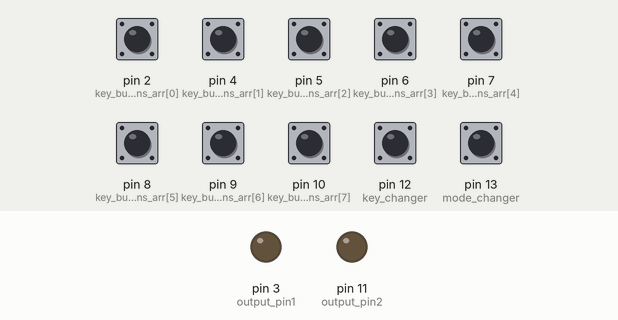
Recording of a sketch running on a simulated Arduino Uno, built with avr-gcc and run on an emulated ATmega328P. Shown: output pins drawn as LEDs (lit = HIGH). The inputs (shaded band) are chosen by the test bench; at power-on: pin 2 (key_buttons_arr[0]), pin 4 (key_buttons_arr[1]), pin 5 (key_buttons_arr[2]), pin 6 (key_buttons_arr[3]), pin 7 (key_buttons_arr[4]), pin 8 (key_buttons_arr[5]), pin 9 (key_buttons_arr[6]), pin 10 (key_buttons_arr[7]), pin 12 (key_changer), pin 13 (mode_changer) HIGH.

Above: at 1.2 s.
1.3 s: pin 2 (key_buttons_arr[0]) pulled LOW for 0.15 s
At 2.2 s:
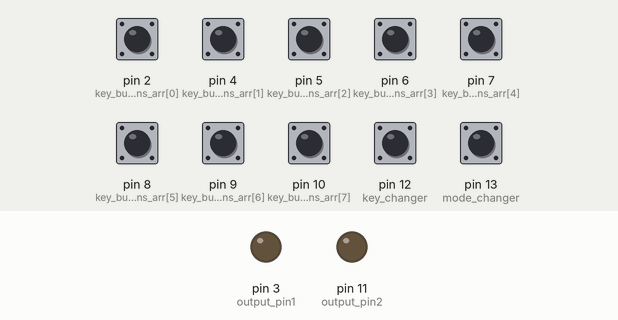
3.0 s: pin 4 (key_buttons_arr[1]) pulled LOW for 0.15 s
At 3.5 s:
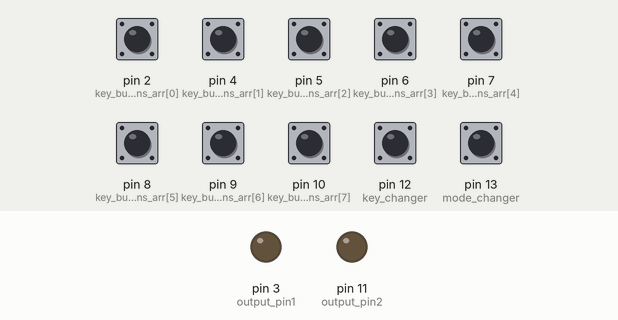
4.7 s: pin 5 (key_buttons_arr[2]) pulled LOW for 0.15 s
At 6.0 s:
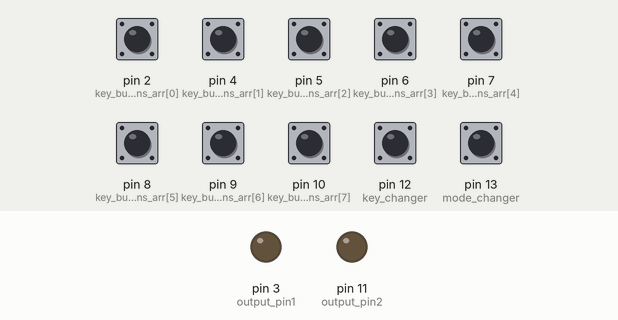
6.4 s: pin 6 (key_buttons_arr[3]) pulled LOW for 0.15 s
At 7.3 s:
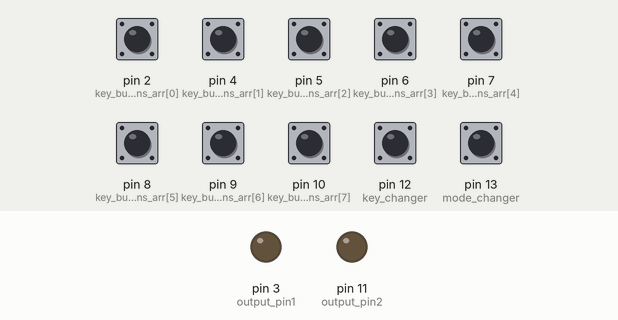
8.1 s: pin 7 (key_buttons_arr[4]) pulled LOW for 0.15 s
At 8.6 s:
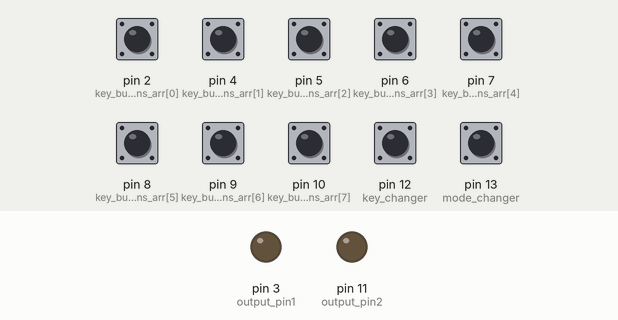
9.8 s: pin 8 (key_buttons_arr[5]) pulled LOW for 0.15 s
At 11.0 s:
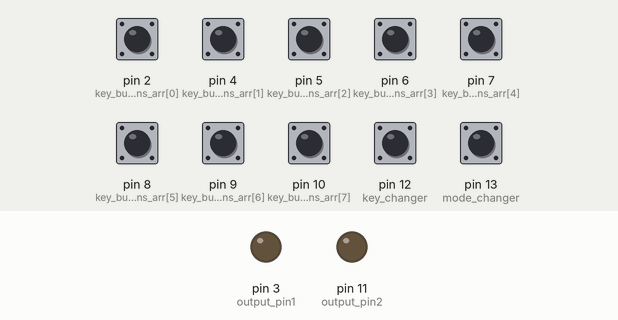
Timing chart, 0 to 12.5 s (numbered marks = the images above; inputs shaded):
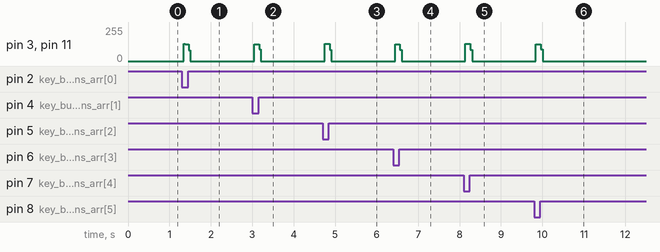

The sketch:

One_key_simple_piano.ino
```cpp
//ASEEM THAPA
//SIMPLE ONE NOTE,ONE KEY KEYBOARD WITH MODALITY AND KEY CENTER CHANGE FUNCTIONS

//DEFINE GLOBAL VARIABLE:
int key_buttons_arr[8] = {2,4,5,6,7,8,9,10};   //DEFINE PIN NOs. for the 8 buttons used as notes
int output_pin1 = 3;                           //DEFINE PIN NO. for speaker 1
int output_pin2 = 11;                          //DEFINE PIN NO. for speaker 2
int mode_changer = 13;                         //DEFINE PIN NO. for modality change (supports minor <-> major)
int key_changer = 12;                          //DEFINE PIN NO. for key changer
//THIS ARRAY DEFINES THE FREQUENCIES FOR ALL NOTES FROM A4 to G#6 (NOTE: frequencies have to adjusted a little bit due to inconsistencies in the timer)----->
int notes_freq[24] = {460,500,530,565,600,640,670,715,760,810,870,925,980,1050,1120,1190,1260,1340,1420,1530,1630,1760,1880,2000}; //24 notes span starting from A5.
//THESE NEXT PARAMETERS ARE DEFINED TO DEFAULT VALUES----------------->
bool setup_complete = false;                   //USED FOR DEBUG
int key_sig = 0;                               //0 = default key center A, example: 1 will be A#. SUPPORTS UPTO A VALUE OF 11 (G#)
bool is_major = false;                         //for major key this value is true for minor key is false

//SETUP ALL PINS------------------------------------------------------>
void setup() {
  //SETUP SPEAKERS------------------>
  pinMode(output_pin1, OUTPUT);
  pinMode(output_pin2, OUTPUT);
  //SETUP ALL PUSHBUTTONS----------->
  pinMode(key_changer, INPUT_PULLUP);
  pinMode(mode_changer,INPUT_PULLUP);
  int i = 0;
  for (i = 0; i < 8; i++)
  {
    pinMode(key_buttons_arr[i], INPUT_PULLUP);
  }
  setup_complete = true;
}

//FUNCTION TO PLAY A GIVEN FREQUENCY:->
void playfreq(int freq)
{
   int f_time = 500000/freq;         //f = 1/T <=> T = 1/f (in seconds) <=> T = 1000000/f (in us) <=> T for on/off is half of this value (50%) duty cycle
   //USING BOTH SPEAKERS AS DEFAULT:->
   digitalWrite(output_pin1, HIGH);
   digitalWrite(output_pin2, HIGH);
   delayMicroseconds(f_time);
   digitalWrite(output_pin1, LOW);
   digitalWrite(output_pin2, LOW);
   delayMicroseconds(f_time);
}

void loop() {
  //IF ANY BUTTON IS PRESSED PLAY CORRESPONDING NOTE:
  if (digitalRead(key_buttons_arr[0]) == LOW)
  {
    playfreq(notes_freq[key_sig]);
  }
  if (digitalRead(key_buttons_arr[1]) == LOW)
  {
    playfreq(notes_freq[key_sig+2]);
  }
  if (digitalRead(key_buttons_arr[2]) == LOW)
  {
    if(is_major) playfreq(notes_freq[key_sig+4]);
    else playfreq(notes_freq[key_sig+3]);
  }
  if (digitalRead(key_buttons_arr[3]) == LOW)
  {
     playfreq(notes_freq[key_sig+5]);
  }
  if (digitalRead(key_buttons_arr[4]) == LOW)
  {
    playfreq(notes_freq[key_sig+7]);
  }
  if (digitalRead(key_buttons_arr[5]) == LOW)
  {
    if(is_major) playfreq(notes_freq[key_sig+9]);
    else playfreq(notes_freq[key_sig+8]);
  }
  if (digitalRead(key_buttons_arr[6]) == LOW)
  {
    if(is_major) playfreq(notes_freq[key_sig+11]);
    else playfreq(notes_freq[key_sig+10]);
  }
  if (digitalRead(key_buttons_arr[7]) == LOW)
  {
    playfreq(notes_freq[key_sig+12]);
  }

  //SPECIAL FUNCTIONS: change modality and change key center:->
  if (digitalRead(mode_changer) == LOW)
  {
    is_major = !(is_major); //change the modality
    delay(250);
  }
  if (digitalRead(key_changer) == LOW)
  {
    key_sig = (key_sig + 1) % 12; //change key signature
    delay(250);
  }

  //IDLE MODE (NO KEY PRESSED) => OUTPUT NOTHING.
  else
  {
    digitalWrite(output_pin1, LOW);
    digitalWrite(output_pin2, LOW);
  }
}
```

Measured:
- after the input at 1.3 s, pin 3 (output_pin1), pin 11 (output_pin2): 0/255 → 124/255 at once, → 0/255 0.12 s later
- after the input at 3.0 s, pin 3 (output_pin1), pin 11 (output_pin2): 0/255 → 127/255 at once, → 0/255 0.12 s later
- after the input at 4.7 s, pin 3 (output_pin1), pin 11 (output_pin2): 0/255 → 128/255 at once, → 0/255 0.12 s later
- after the input at 6.4 s, pin 3 (output_pin1), pin 11 (output_pin2): 0/255 → 127/255 at once, → 0/255 0.12 s later
- after the input at 8.1 s, pin 3 (output_pin1), pin 11 (output_pin2): 0/255 → 129/255 at once, → 0/255 0.12 s later
- after the input at 9.8 s, pin 3 (output_pin1), pin 11 (output_pin2): 0/255 → 127/255 at once, → 0/255 0.12 s later
